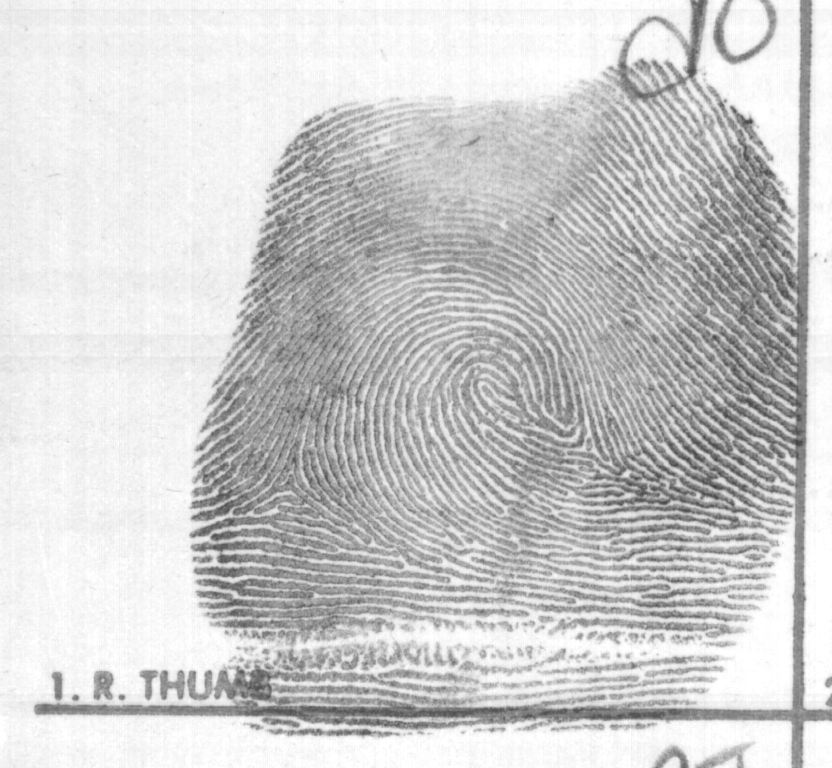
#> input picture Practica 6/imagenes_huellas/crd_0811f/11s_01.png, 832 x 768 px; its folder holds only this picture in this run
$ jupyter execute --allow-errors Huellas.ipynb
#> lines starting #> are read from the running program, lines starting #| are printed output that depends on the picture; after the words box and inside, x2 and y2 are one past the last pixel; in counts of white or black regions, pixels touching at a corner belong together
[cell 1]
import cv2 as cv
import numpy as np
import os

def filtrar_huellas(imagen):
    imagen_gris = cv.cvtColor(imagen, cv.COLOR_BGR2GRAY)

    imagen_filtrada = cv.medianBlur(imagen_gris, 5)

    imagen_clahe = cv.createCLAHE(clipLimit=2.0, tileGridSize=(8, 8)).apply(imagen_filtrada)

    imagen_binaria = cv.adaptiveThreshold(
        imagen_clahe,
        255,
        cv.ADAPTIVE_THRESH_GAUSSIAN_C,
        cv.THRESH_BINARY,
        11,
        10
    )

    imagen_binaria = cv.medianBlur(imagen_binaria, 3)

    return imagen_binaria

sample_path = "imagenes_huellas"
files = os.listdir(sample_path)

for file in files:
    dir = os.path.join(sample_path, file)
    file2 = os.listdir(dir)
    ruta = os.path.join(dir, file2[0])
    sample = cv.imread(ruta)
#> sample is the input picture: shape (768, 832, 3); min 66, max 255, mean 205
    sample = filtrar_huellas(sample)
#> in filtrar_huellas, `imagen_clahe = cv.createCLAHE(clipLimit=2.0, tileGridSize=(8, 8)).appl..`:
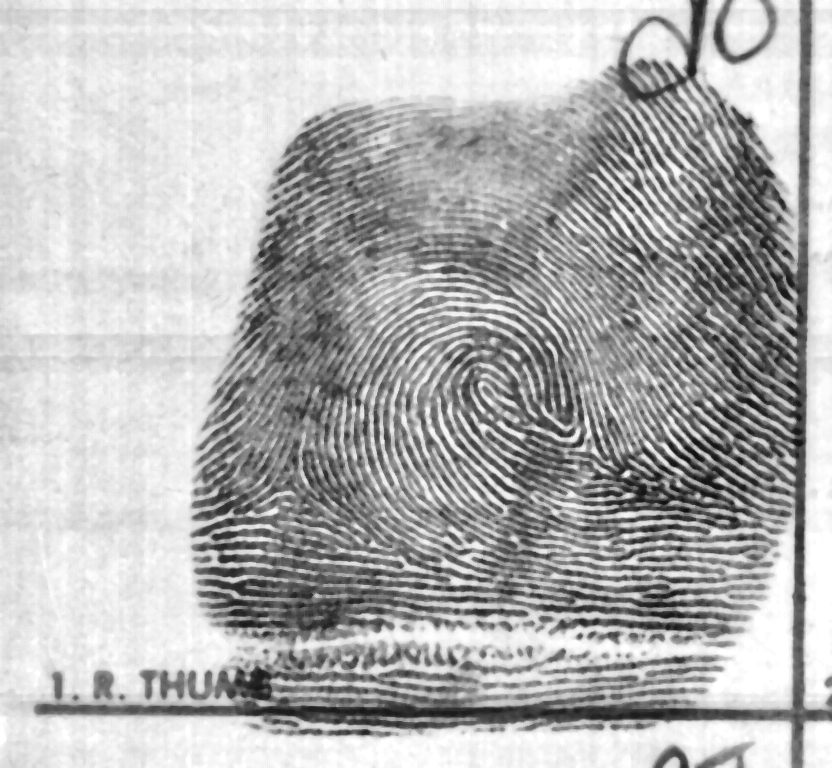
#> imagen_clahe: shape (768, 832); min 15, max 255, mean 179.2
#> in filtrar_huellas, `imagen_binaria = cv.adaptiveThreshold( imagen_clahe, 255, cv.ADAPTIVE_..`:
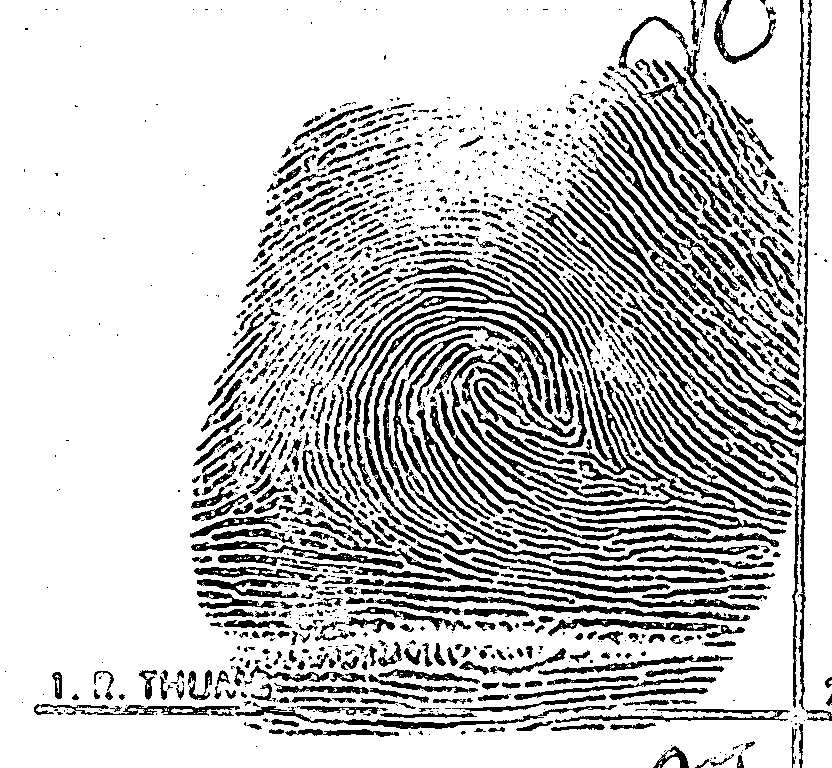
#> imagen_binaria: shape (768, 832); 77.6% white; 1333 black regions (739 under 20 px), largest, box (x1, y1, x2, y2) and area: (451, 354, 787, 525) 4862, (625, 188, 809, 710) 3645, (477, 254, 695, 496) 3216
#> in filtrar_huellas, `imagen_binaria = cv.medianBlur(imagen_binaria, 3)`:
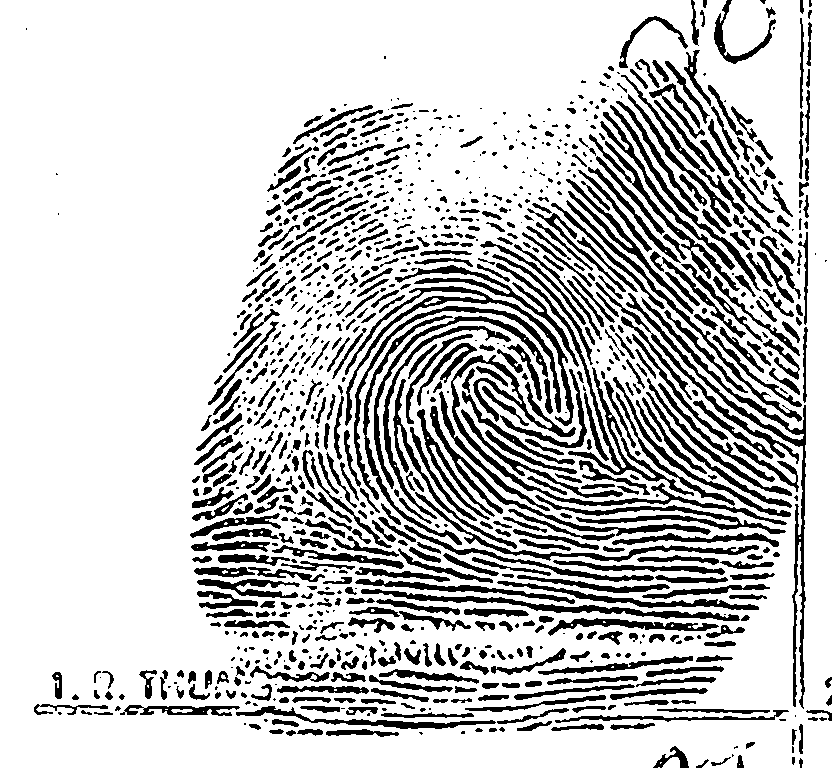
#> imagen_binaria: shape (768, 832); 78.2% white; 1063 black regions (401 under 20 px), largest, box (x1, y1, x2, y2) and area: (626, 293, 806, 709) 3667, (451, 355, 787, 525) 3360, (345, 286, 574, 426) 2515
#> pass 2 of the loop `for file in files:`:
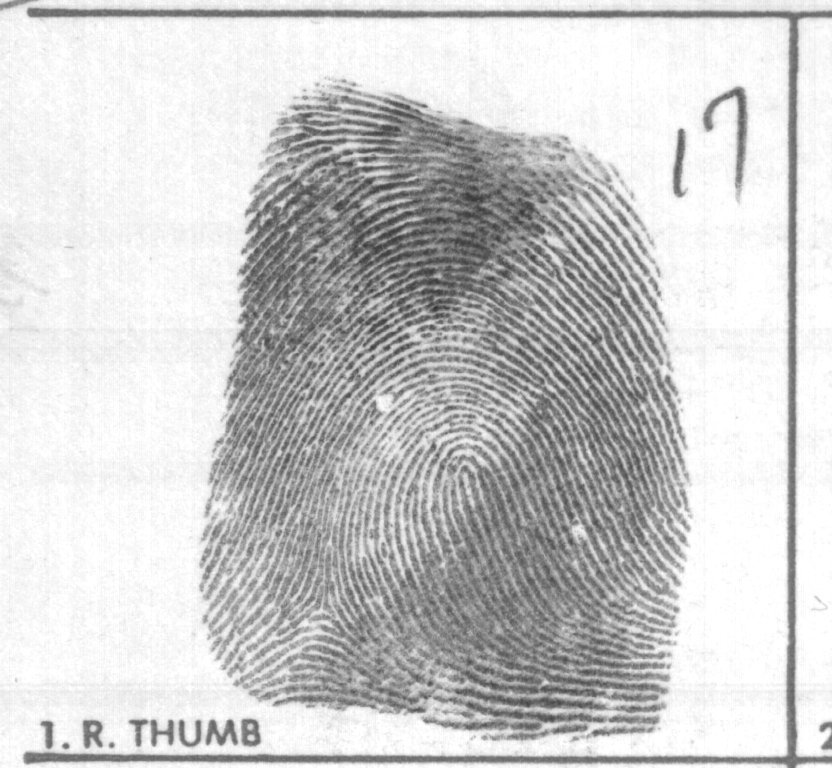
#> input picture Practica 6/imagenes_huellas/crd_0812f/12s_01.png, 832 x 768 px
#> sample is the input picture: shape (768, 832, 3); min 52, max 255, mean 203.9
#> in filtrar_huellas (call 2), `imagen_binaria = cv.adaptiveThreshold( imagen_clahe, 255, cv.ADAPTIVE_..`:
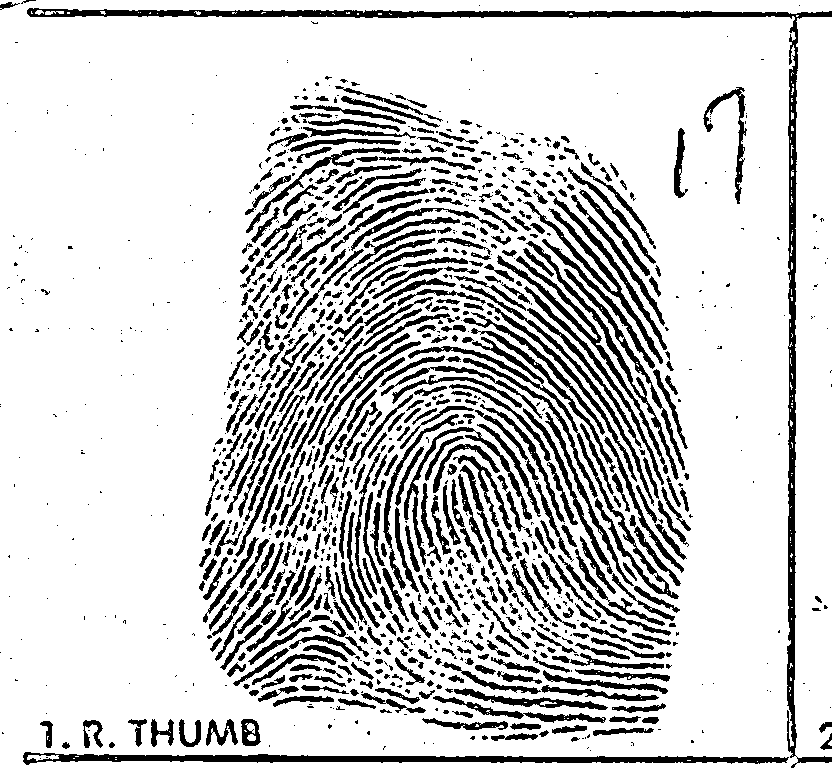
#> imagen_binaria: shape (768, 832); 80.9% white; 1150 black regions (539 under 20 px), largest, box (x1, y1, x2, y2) and area: (27, 8, 832, 768) 9436, (23, 752, 789, 765) 4603, (408, 346, 679, 599) 2230
#> pass 3 of the loop `for file in files:`:
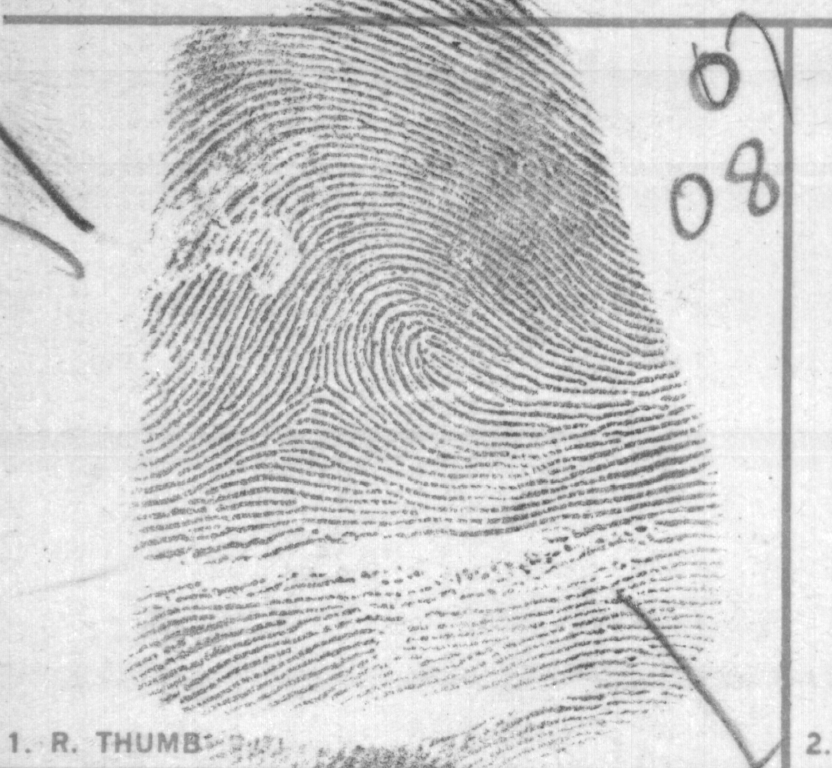
#> input picture Practica 6/imagenes_huellas/crd_0813f/13f_01.png, 832 x 768 px
#> sample is the input picture: shape (768, 832, 3); min 65, max 255, mean 205.7
#> in filtrar_huellas (call 3), `imagen_binaria = cv.medianBlur(imagen_binaria, 3)`:
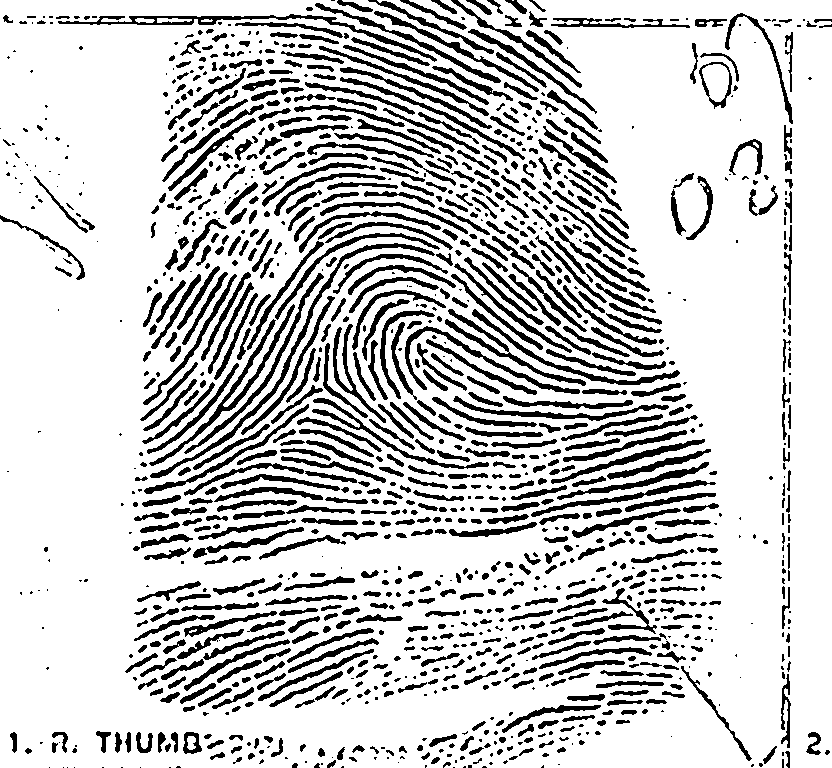
#> imagen_binaria: shape (768, 832); 79.5% white; 1250 black regions (424 under 20 px), largest, box (x1, y1, x2, y2) and area: (150, 243, 435, 478) 1745, (58, 14, 437, 62) 1618, (149, 304, 295, 466) 1466

cv.imshow('Huellas', sample)
cv.waitKey(0)
cv.destroyAllWindows()

[cell 2]
import cv2
import numpy as np
import matplotlib.pyplot as plt

image_path = 'imagenes_huellas/crd_0820f/crd_0820s_01.png'
image = cv2.imread(image_path, cv2.IMREAD_GRAYSCALE)
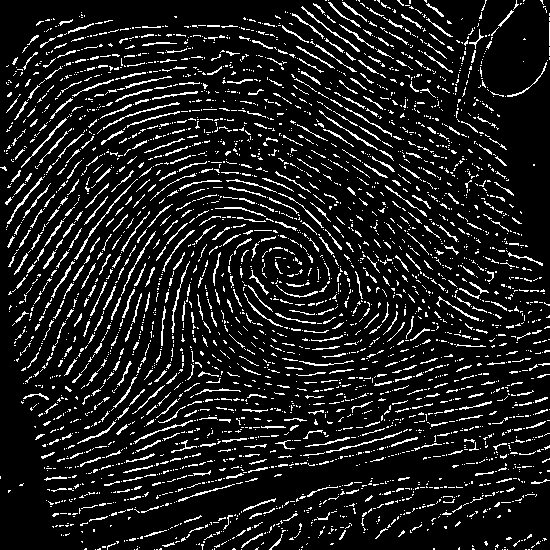
#> input picture Practica 6/imagenes_filtradas/crd_0820s_01.png, 550 x 550 px, found by its file name
#> image: shape (550, 550); 11.1% white in thin lines or dots

if image is None:
    print("Error: No se pudo cargar la imagen.")
else:
    print("Imagen cargada correctamente.")

    clahe = cv2.createCLAHE(clipLimit=2.0, tileGridSize=(8, 8))
    equalized_image = clahe.apply(image)
#> equalized_image: shape (550, 550); values 3 (black) and 255 (white), 11.1% white in thin lines or dots

    blurred_image = cv2.GaussianBlur(equalized_image, (5, 5), 0)
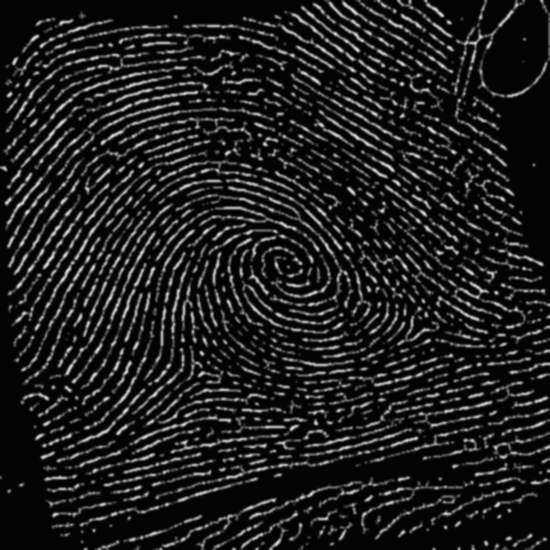
#> blurred_image: shape (550, 550); min 3, max 211, mean 30.9

    thresh_image = cv2.adaptiveThreshold(
        blurred_image,
        255,
        cv2.ADAPTIVE_THRESH_GAUSSIAN_C,
        cv2.THRESH_BINARY,
        11,
        10
    )
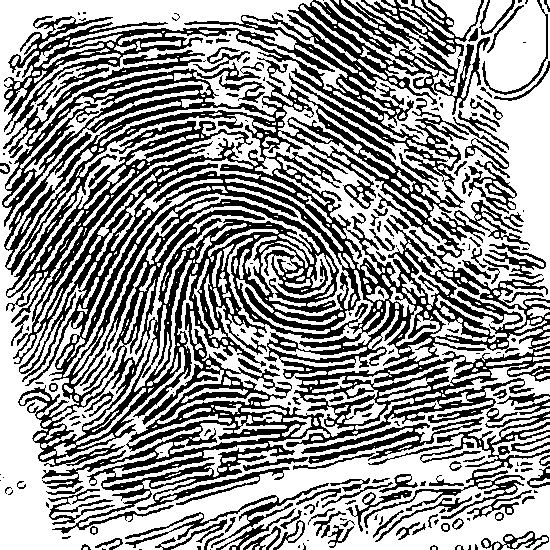
#> thresh_image: shape (550, 550); 58.4% white; 210 black regions (91 under 20 px), largest, box (x1, y1, x2, y2) and area: (2, 0, 550, 534) 101335, (364, 411, 550, 528) 3205, (301, 417, 484, 464) 1850

    inverted_image = cv2.bitwise_not(thresh_image)

    cv2.imshow('Imagen', inverted_image)

    cv2.waitKey(0)
    cv2.destroyAllWindows()

    plt.figure(figsize=(15, 10))
    plt.subplot(2, 3, 1)
    plt.title('Imagen Original')
    plt.imshow(image, cmap='gray')
    plt.subplot(2, 3, 2)
    plt.title('Ecualización de Histograma (CLAHE)')
    plt.imshow(equalized_image, cmap='gray')
    plt.subplot(2, 3, 3)
    plt.title('Imagen Desenfocada (Filtro Gaussiano)')
    plt.imshow(blurred_image, cmap='gray')
    plt.subplot(2, 3, 4)
    plt.title('Umbral Adaptativo')
    plt.imshow(inverted_image, cmap='gray')
    plt.show()

[cell 3]
import cv2
import os

input_folder = 'imagenes_huellas'
output_folder = 'imagenes_recortadas'

if not os.path.exists(output_folder):
    os.makedirs(output_folder)

crop_width, crop_height = 550, 550  # Ajusta el tamaño del recorte deseado

for root, dirs, files in os.walk(input_folder):
    for file in files:
        img_path = os.path.join(root, file)
        img = cv2.imread(img_path, cv2.IMREAD_GRAYSCALE)

        if img is None:
            print(f"Error al leer la imagen {img_path}")
            continue

        _, thresh = cv2.threshold(img, 225, 255, cv2.THRESH_BINARY_INV)

        contours, _ = cv2.findContours(thresh, cv2.RETR_EXTERNAL, cv2.CHAIN_APPROX_SIMPLE)

        if contours:
            largest_contour = max(contours, key=cv2.contourArea)

            x, y, w, h = cv2.boundingRect(largest_contour)

            center_x, center_y = x + w // 2, y + h // 2

            x_start = max(center_x - crop_width // 2, 0)
            y_start = max(center_y - crop_height // 2, 0)
            x_end = min(center_x + crop_width // 2, img.shape[1])
            y_end = min(center_y + crop_height // 2, img.shape[0])

            if (x_end - x_start) != crop_width:
                x_start = max(0, x_end - crop_width)
            if (y_end - y_start) != crop_height:
                y_start = max(0, y_end - crop_height)

            cropped_img = img[y_start:y_end, x_start:x_end]

            output_path = os.path.join(output_folder, file)
            cv2.imwrite(output_path, cropped_img)
            print(f"Imagen recortada guardada en {output_path}")
#> pass 2 of the loop `for root, dirs, files in os.walk(input_folder):`:
#> thresh: shape (768, 832); 45.6% white; 103 white regions (88 under 20 px)
#> contours = 102 contours, 90 with area under 20; largest, box (x1, y1, x2, y2) and area: (199, 76, 692, 744) 261348, (0, 0, 832, 768) 22810, (128, 718, 239, 749) 1840, (702, 86, 749, 204) 1586, (672, 128, 688, 198) 660
#> largest_contour = contour of 1937 points, box (x1, y1, x2, y2) (199, 76, 692, 744), area 261348
#> x = 199; y = 76; w = 493; h = 668
#> center_x = 445; center_y = 410
#> x_start = 170
#> y_start = 135
#> x_end = 720
#> y_end = 685
#> `cropped_img = img[y_start:y_end, x_start:x_end]`:
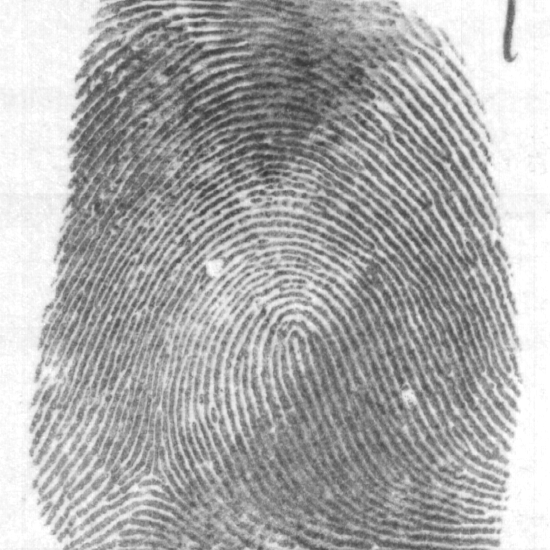
#> cropped_img: shape (550, 550); min 52, max 255, mean 171.6
#> pass 3 of the loop `for root, dirs, files in os.walk(input_folder):`:
#> thresh: shape (768, 832); 53.1% white; 814 black regions (645 under 20 px), largest, box (x1, y1, x2, y2) and area: (0, 0, 792, 768) 233641, (294, 513, 795, 709) 23450, (804, 0, 832, 709) 16454
#> `cropped_img = img[y_start:y_end, x_start:x_end]`:
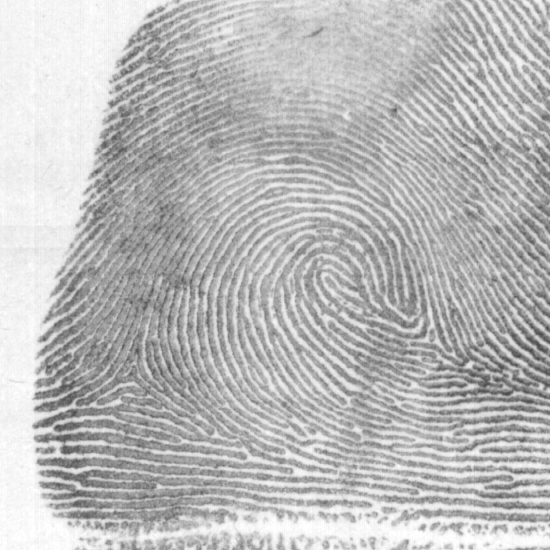
#> cropped_img: shape (550, 550); min 75, max 255, mean 186.5
#> the loop made 4 passes; the first 3 are shown

[cell 4]
import cv2
import numpy as np
import os

input_dir = 'imagenes_recortadas'
#> input_dir = 'imagenes_recortadas'
output_dir = 'imagenes_filtradas'

os.makedirs(output_dir, exist_ok=True)

# [41 lines left out: function procesar_imagen, not called in this run]

for root, dirs, files in os.walk(input_dir):
    for file in files:
        if file.endswith('.png'):
            image_path = os.path.join(root, file)
            output_path = os.path.join(output_dir, file)

            procesar_imagen(image_path, output_path)
